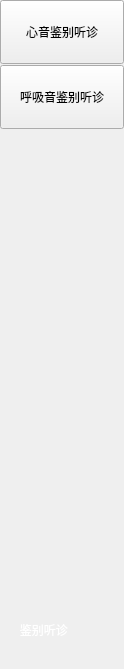
<?xml version="1.0" encoding="UTF-8"?>
<ui version="4.0">
 <class>auscultation_widget</class>
 <widget class="QWidget" name="auscultation_widget">
  <property name="geometry">
   <rect>
    <x>0</x>
    <y>0</y>
    <width>124</width>
    <height>669</height>
   </rect>
  </property>
  <property name="windowTitle">
   <string>Form</string>
  </property>
  <widget class="QPushButton" name="HS_bt">
   <property name="geometry">
    <rect>
     <x>0</x>
     <y>0</y>
     <width>124</width>
     <height>64</height>
    </rect>
   </property>
   <property name="styleSheet">
    <string notr="true"/>
   </property>
   <property name="text">
    <string>心音鉴别听诊</string>
   </property>
  </widget>
  <widget class="QPushButton" name="BS_btn">
   <property name="geometry">
    <rect>
     <x>0</x>
     <y>65</y>
     <width>124</width>
     <height>64</height>
    </rect>
   </property>
   <property name="styleSheet">
    <string notr="true"/>
   </property>
   <property name="text">
    <string>呼吸音鉴别听诊</string>
   </property>
  </widget>
  <widget class="QLabel" name="label">
   <property name="geometry">
    <rect>
     <x>0</x>
     <y>620</y>
     <width>124</width>
     <height>20</height>
    </rect>
   </property>
   <property name="styleSheet">
    <string notr="true">color:white;</string>
   </property>
   <property name="text">
    <string>      鉴别听诊</string>
   </property>
  </widget>
 </widget>
 <resources/>
 <connections/>
</ui>
